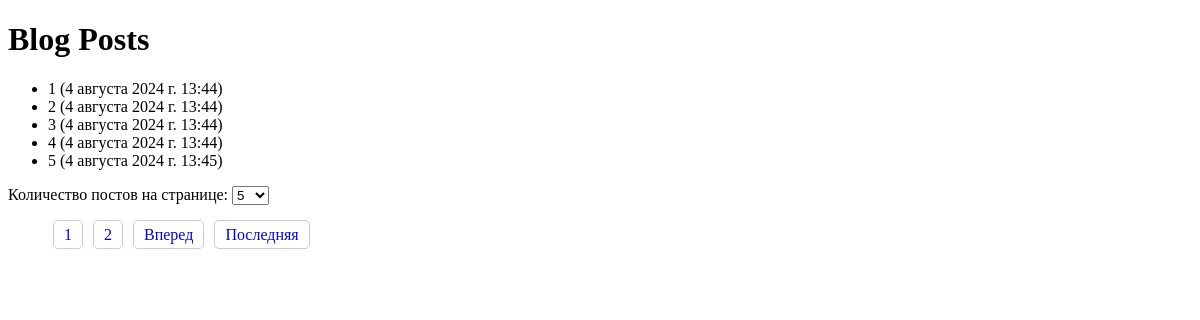
The page / on the database its author committed.
### blog/models.py (models this page shows, shortened)
class Post(models.Model):
    title = models.CharField(max_length=200)
    content = models.TextField()
    created_at = models.DateTimeField(auto_now_add=True)

### blog/views.py (the view)
# urls.py: path('', post_list, name='post_list'),
def post_list(request):
    post_list = Post.objects.all()
    page_size = request.GET.get('page_size', 5)  # значение по умолчанию 5
    paginator = Paginator(post_list, page_size)
    page_number = request.GET.get('page')
    page_obj = paginator.get_page(page_number)
    return render(request, 'post_list.html', {'page_obj': page_obj})

### templates/post_list.html (shortened to what this page needs)
<!DOCTYPE html>
<html lang="en">
<head>
</head>
<body>
    <h1>Blog Posts</h1>
    <ul>
        {% for post in page_obj %}
            <li>{{ post.title }} ({{ post.created_at }})</li>
        {% endfor %}
    </ul>
    <div>
        <form method="GET" action="">
            <label for="page_size">Количество постов на странице:</label>
            <select name="page_size" id="page_size" onchange="this.form.submit()">
                <option value="5" {% if page_obj.paginator.per_page == 5 %}selected{% endif %}>5</option>
            </select>
        </form>
    </div>
    <ul class="pagination">
        {% for num in page_obj.paginator.page_range %}
            <li{% if num == page_obj.number %} class="active"{% endif %}>
                <a href="?page={{ num }}&page_size={{ page_obj.paginator.per_page }}">{{ num }}</a>
            </li>
        {% endfor %}
        {% if page_obj.has_next %}
            <li><a href="?page={{ page_obj.next_page_number }}&page_size={{ page_obj.paginator.per_page }}">Вперед</a></li>
            <li><a href="?page={{ page_obj.paginator.num_pages }}&page_size={{ page_obj.paginator.per_page }}">Последняя</a></li>
        {% endif %}
    </ul>
</body>
</html>

### templates/post_list.html (style rules this page uses)
.pagination { display: flex; list-style: none; }
.pagination li { margin: 5px; }
.pagination a { text-decoration: none; padding: 5px 10px; border: 1px solid #ccc; border-radius: 5px; }

### rows shown on the page
Post: title "1", created_at "4 августа 2024 г. 13:44"
Post: title "2", created_at "4 августа 2024 г. 13:44"
Post: title "3", created_at "4 августа 2024 г. 13:44"
Post: title "4", created_at "4 августа 2024 г. 13:44"
Post: title "5", created_at "4 августа 2024 г. 13:45"

### other values the page prints
{{ num }} "1" "2"
